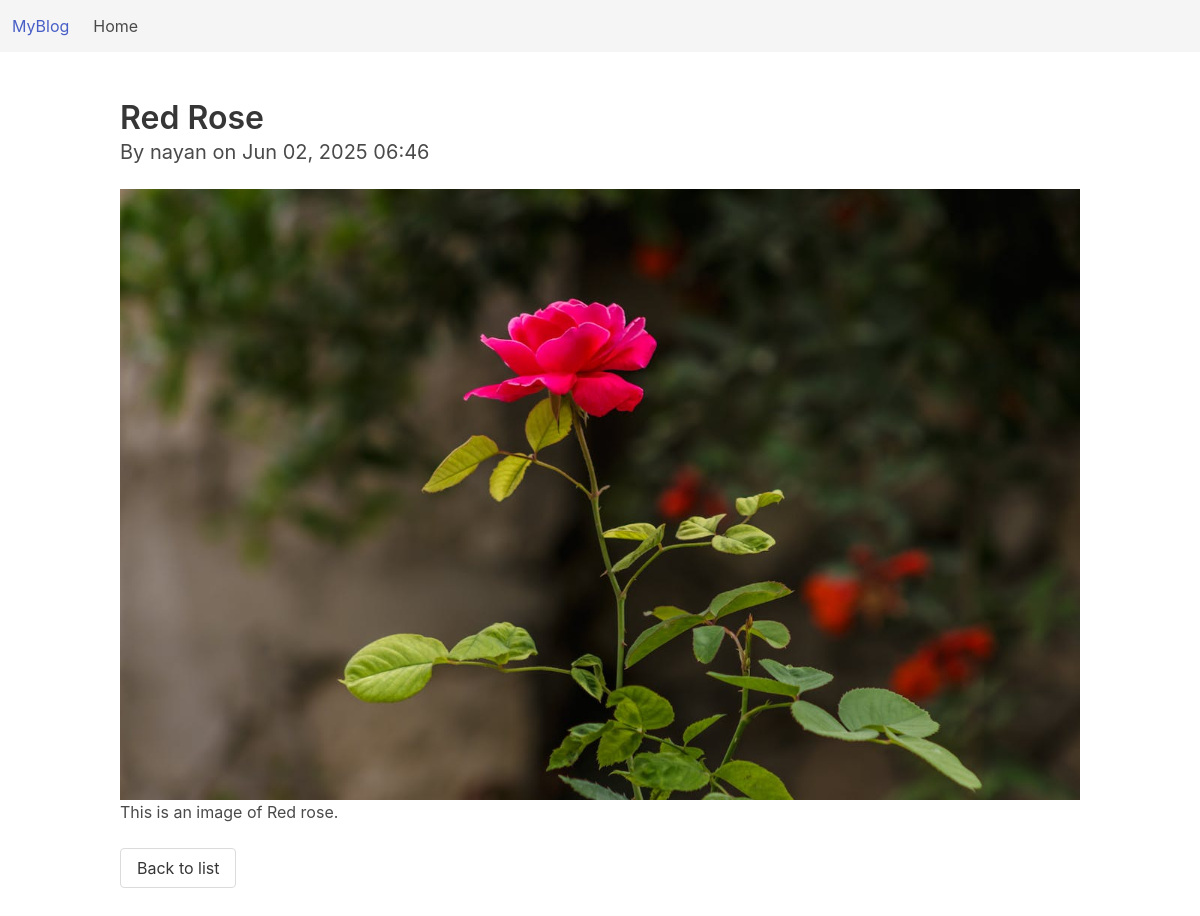
The page /article/5/ on the database its author committed.
### articles/models.py (models this page shows, shortened)
class Article(models.Model):
    title = models.CharField(max_length=200) # title of the article
    body = models.TextField() # body of the article
    published_date = models.DateTimeField(auto_now_add=True) # date when the article was published
    author = models.ForeignKey(User, on_delete=models.CASCADE) # author of the article
    is_draft = models.BooleanField(default=False) # whether the article is a draft or not
    featured_image = models.ImageField(upload_to='article_images/', blank=True, null=True)

### articles/views.py (the view)
# urls.py: path('article/<int:pk>/', views.ArticleDetailView.as_view(), name='article-detail'),
class ArticleDetailView(DetailView):
    model = Article
    template_name = 'articles/article_detail.html'  # default: <app>/<model>_detail.html

### articles/templates/articles/article_detail.html (shortened to what this page needs)
{% extends "base.html" %}
{% block content %}
  <h1 class="title">{{ object.title }}</h1>
  <p class="subtitle">
    By {{ object.author.username }} on {{ object.published_date|date:"M d, Y H:i" }}
  </p>
  {% if object.featured_image %}
  <figure class="image">
    <img src="{{ object.featured_image.url }}" alt="Featured image">
  </figure>
{% endif %}
  <div class="content">
    {{ object.body|linebreaks }}
  </div>
  <a class="button" href="{% url 'articles:article-list' %}">Back to list</a>
{% endblock %}

### rows shown on the page
Article: title "Red Rose", author.username "nayan", published_date "Jun 02, 2025 06:46", featured_image (picture), body "This is an image of Red rose."
